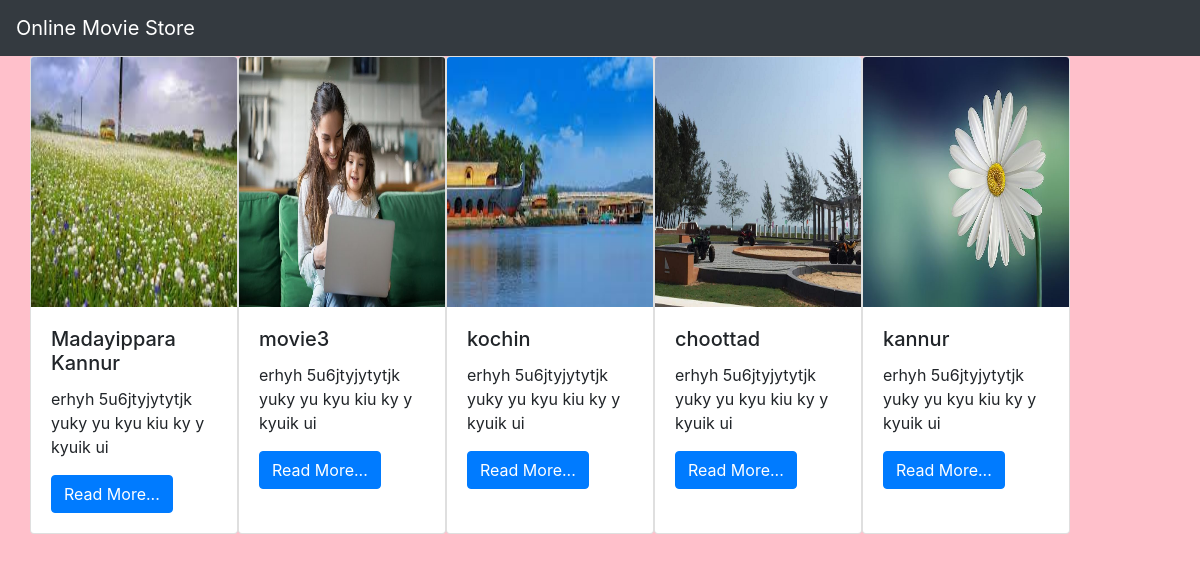
The page / on the database its author committed.
### movieapp/models.py (models this page shows, shortened)
class Movie(models.Model):
    name=models.CharField(max_length=250)
    des=models.TextField()
    year=models.IntegerField()
    img=models.ImageField(upload_to='gallery')

### movieapp/views.py (the view)
# urls.py: path('', views.index, name='index'),
def index(request):
    movie=Movie.objects.all()
    context={
        'movie_list':movie
    }
    return render(request,'index.html',context)

### movieapp/templates/index.html
{% extends 'base.html' %}
{% block body %}
<div class="container">
  <div class="row">
    {% for i in movie_list %}
    <div class="card" style="width: 13rem;">
  <img class="card-img-top" src="{{i.img.url}}" alt="Card image cap"  height="250px" >
  <div class="card-body">
    <h5 class="card-title">{{i.name}}</h5>
    <p class="card-text">{{i.des}}</p>
    <a href="{% url 'movieapp:detail' i.id %}" class="btn btn-primary">Read More...</a>
  </div>
</div>
    {% endfor %}
  </div>
</div>
{% endblock %}

### movieapp/templates/base.html (shortened to what this page needs)
<!DOCTYPE html>
{% load static %}
<html lang="en">
<head>
    <link rel="stylesheet" href="https://cdn.jsdelivr.net/npm/bootstrap@4.0.0/dist/css/bootstrap.min.css">
    <link rel="stylesheet" href="{% static 'style.css' %}">
</head>
<body>
<nav class="navbar navbar-dark bg-dark">
  <a class="navbar-brand" href="#">
    Online Movie Store
  </a>
</nav>
{% block body %}
{% endblock %}
</body>
</html>

### movieapp/static/style.css (style rules this page uses)
body { background-color:pink; }
a { color:navy; }

### rows shown on the page
Movie: img (picture), name "Madayippara Kannur", des "erhyh 5u6jtyjytytjk yuky yu kyu kiu ky y kyuik ui"
Movie: img (picture), name "movie3", des "erhyh 5u6jtyjytytjk yuky yu kyu kiu ky y kyuik ui"
Movie: img (picture), name "kochin", des "erhyh 5u6jtyjytytjk yuky yu kyu kiu ky y kyuik ui"
Movie: img (picture), name "choottad", des "erhyh 5u6jtyjytytjk yuky yu kyu kiu ky y kyuik ui"
Movie: img (picture), name "kannur", des "erhyh 5u6jtyjytytjk yuky yu kyu kiu ky y kyuik ui"
